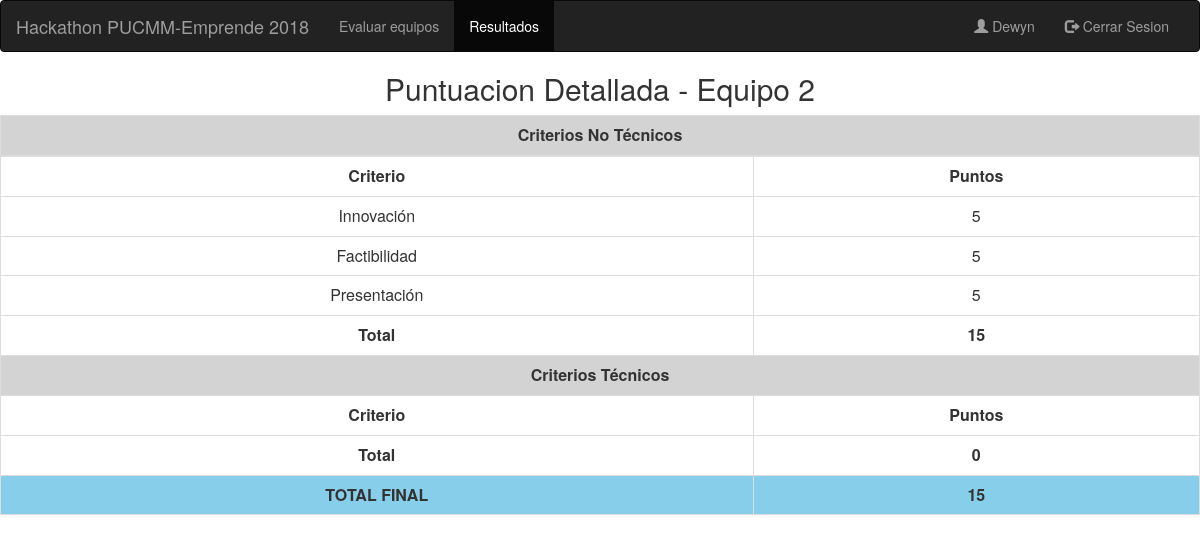
Page /detalle-puntos/2 (signed in) on the committed database.
### evaluacion/models.py (models this page shows, shortened)
class Equipo(models.Model):
    nombre = models.CharField(max_length=15, null=False, blank=False)
    puntuacion = models.IntegerField(default=0)

class Criterio(models.Model):
    nombre = models.CharField(max_length=50, null=False, blank=False, default='')
    explicacion1 = models.TextField(max_length=250, null=False, default='')
    explicacion2 = models.TextField(max_length=250, null=False, default='')
    explicacion3 = models.TextField(max_length=250, null=False, default='')
    explicacion4 = models.TextField(max_length=250, null=False, default='')
    explicacion5 = models.TextField(max_length=250, null=False, default='')
    tipo_jurado = models.SmallIntegerField(choices=TipoJurado.TIPOS_JURADO)

### evaluacion/views.py (the view, shortened to what this page needs)
# urls.py: path('detalle-puntos/<int:pk>', DetallePuntos.as_view(), name='detalle-puntos'),
class DetallePuntos(LoginRequiredMixin, DetailView):
    model = Equipo
    template_name = 'detalle-resultado.html'
    login_url = settings.LOGIN_URL
    def get_context_data(self, **kwargs):
        context = super(DetallePuntos, self).get_context_data(**kwargs)
        evaluaciones = Evaluacion.objects.filter(equipo=self.object)
        criterios_no_tecnicos = {}
        criterios_tecnicos = {}
        total_puntos_tecnicos = 0
        total_puntos_no_tecnicos = 0
        for e in evaluaciones:
            if e.criterio.tipo_jurado == TipoJurado.JURADO_NO_TECNICO:
                if e.criterio.nombre in criterios_no_tecnicos:
                    criterios_no_tecnicos[e.criterio.nombre] += e.puntaje
                    total_puntos_no_tecnicos += e.puntaje
                else:
                    criterios_no_tecnicos[e.criterio.nombre] = e.puntaje
                    total_puntos_no_tecnicos += e.puntaje
        context['criterios_no_tecnicos'] = criterios_no_tecnicos
        context['criterios_tecnicos'] = criterios_tecnicos
        context['total_puntos_tecnicos'] = total_puntos_tecnicos
        context['total_puntos_no_tecnicos'] = total_puntos_no_tecnicos
        context['total_final'] = total_puntos_no_tecnicos + total_puntos_tecnicos
        return context

### evaluacion/templates/detalle-resultado.html (shortened to what this page needs)
<html>
{% load bootstrap3 %}
    {% bootstrap_css %}
{% block navbar %}
    <nav class="navbar navbar-inverse">
        <div class="container-fluid">
            <div class="navbar-header">
                <a class="navbar-brand">Hackathon PUCMM-Emprende 2018</a>
            </div>
            <div class="collapse navbar-collapse" id="myNavbar">
                <ul class="nav navbar-nav">
                    <li><a href="/equipos-evaluar">Evaluar equipos</a></li>
                    <li class="active"><a href="/resultados">Resultados</a></li>
                </ul>
                <ul class="nav navbar-nav navbar-right">
                    <li><a href="#"><span class="glyphicon glyphicon-user"></span> {{ user.get_username | capfirst }}
                    </a></li>
                    <li><a href="/logout"><span class="glyphicon glyphicon-log-out"></span> Cerrar Sesion</a></li>
                </ul>
            </div>
        </div>
    </nav>
{% endblock %}
{% block content %}
    <h2 class="text-center">Puntuacion Detallada - {{ object.nombre }}</h2>
    <table class="table table-bordered">
        <thead>
        <tr>
            <td bgcolor="#d3d3d3" class="text-center" colspan="2"><b>Criterios No Técnicos</b></td>
        </tr>
        </thead>
        <tbody>
        <tr>
            <td class="text-center"><b>Criterio</b></td>
            <td class="text-center"><b>Puntos</b></td>
        </tr>
        {% for criterio, puntos in criterios_no_tecnicos.items %}
            <tr>
                <td class="text-center">{{ criterio }}</td>
                <td class="text-center">{{ puntos }}</td>
            </tr>
        {% endfor %}
        <tr>
            <td class="text-center"><b>Total</b></td>
            <td class="text-center"><b>{{ total_puntos_no_tecnicos }}</b></td>
        </tr>
        <tr>
            <td class="text-center" bgcolor="#d3d3d3" colspan="2"><b>Criterios Técnicos</b></td>
        </tr>
        <tr>
            <td class="text-center"><b>Criterio</b></td>
            <td class="text-center"><b>Puntos</b></td>
        </tr>
        <tr>
            <td class="text-center"><b>Total</b></td>
            <td class="text-center"><b>{{ total_puntos_tecnicos }}</b></td>
        </tr>
        <tr>
        <tr>
            <td bgcolor="#87ceeb" class="text-center"><b>TOTAL FINAL</b></td>
            <td bgcolor="#87ceeb" class="text-center"><b>{{ total_final }}</b></td>
        </tr>
        </tbody>
    </table>
{% endblock %}
</html>

### rows in the picture
Equipo: nombre "Equipo 2"
Criterio: criterios_no_tecnicos "Innovación"
Criterio: criterios_no_tecnicos "Factibilidad"
Criterio: criterios_no_tecnicos "Presentación"

### other values in the picture
{{ user.get_username | capfirst }} "Dewyn"
{{ puntos }} "5" "5" "5"
{{ total_puntos_no_tecnicos }} "15"
{{ total_puntos_tecnicos }} "0"
{{ total_final }} "15"
